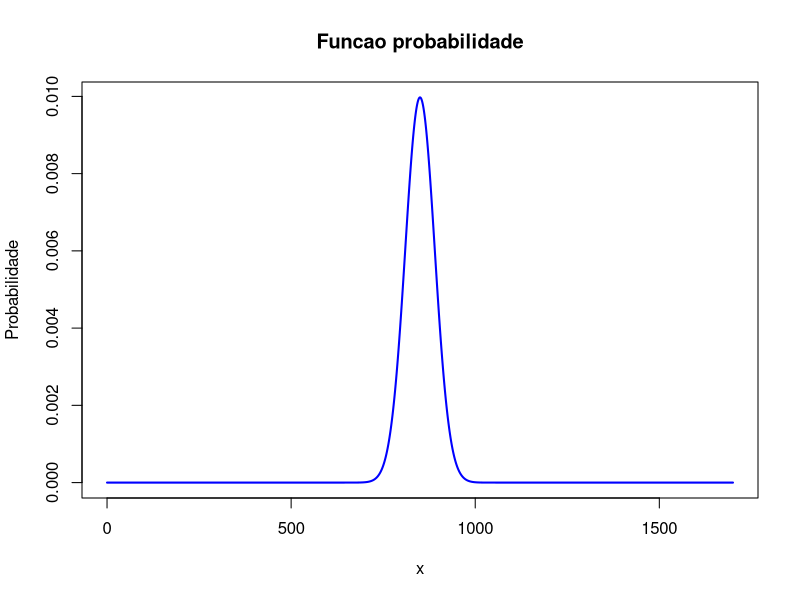
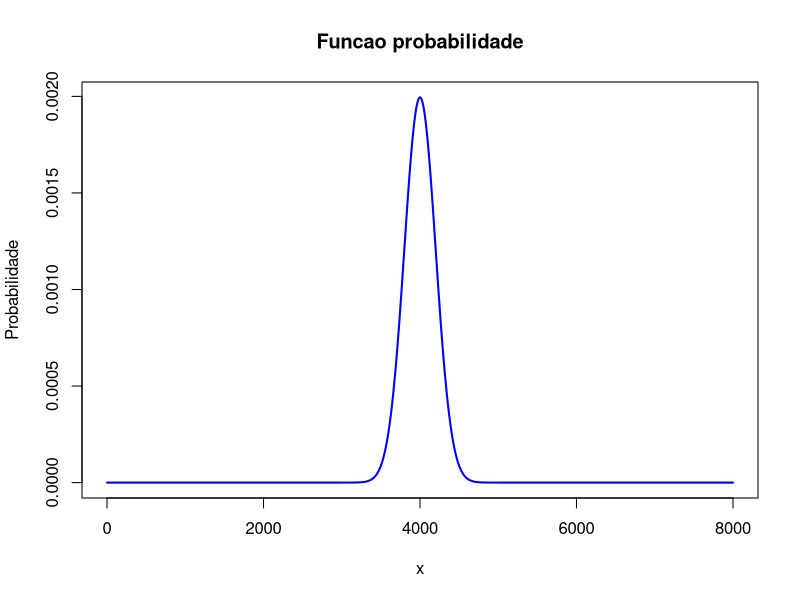
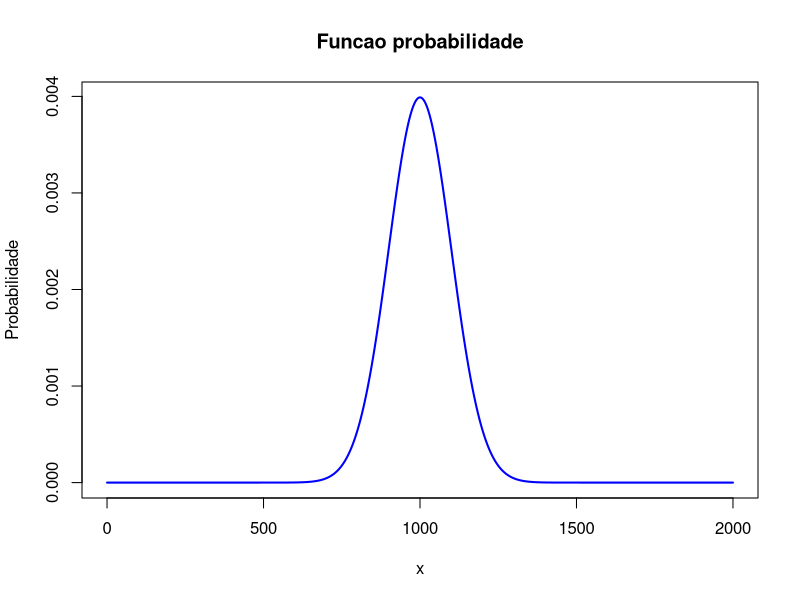

R code for these plots, in order:
# Funcoes uteis


z_func= function (media, desvio) {
  return (function(a) {
    (a - media) / desvio
  })
}


# Primeira Questão

a_1 = pbinom(5, size=40, prob=0.12) - pbinom(2, size=40, prob=0.12)

b_1 = pbinom(1, size=40, prob=0.12, lower.tail=FALSE)

c_1 = pbinom(3, size=40, prob=0.12)

d_1 = pbinom(1, size=40, prob=0.12)

e_1 = pbinom(0, size=40, prob=0.12, lower.tail=FALSE)

# Segunda Questão

a_2 = c()
for (i in 1:4) {a_2[i] = c(dbinom(i-1, size=3, prob=0.6))}

# Terceura Questão

a_3 = dpois(4, lambda=3)

b_3 = dpois(0, lambda=3)

c_3 = dpois(20, lambda=3*7)

# 4

a_4 = 15 * 0.75

b_4 = sqrt(15 * 0.75 * 0.25)

c_4 = dbinom(15, size=15, prob=0.75)

d_4 = dbinom(10, size=15, prob=0.75)

e_4 = pbinom(12, size=15, prob=0.75, lower.tail=FALSE)

# 5

z = z_func(850, 40)

aux_0 = z(1000)
aux_1 = z(700)
a_5 = pnorm(aux_0) - pnorm(aux_1)

aux_0 = z(800)
b_5 = pnorm(aux_0, lower.tail=FALSE)

aux_0 = z(750)
c_5 = pnorm(aux_0)

x = seq(0, 850*2, length=850*5)
y = dnorm(x, mean=850, sd=40)

# d
plot(x, y, type="l",
           lwd=2,
           col="blue",
           ylab="Probabilidade",
           main="Funcao probabilidade")

# 6

a_6 = dbinom(4, size=6, prob=0.5)

b_6 = pbinom(1, size=6, prob=0.5, lower.tail=FALSE)

c_6 = pbinom(3, size=6, prob=0.5)


# 7

a_7 = dbinom(4, size=30, prob=0.2)
b_7 = pbinom(2, size=30, prob=0.2, lower.tail=FALSE)

# 8

z = z_func(4000, 200)

aux_0 = z(4250)
aux_1 = z(3600)
a_8 = pnorm(aux_0) - pnorm(aux_1)

aux_0 = z(3400)
b_8 = pnorm(aux_0)

aux_0 = z(4636)
c_8 = pnorm(aux_0, lower.tail=FALSE)

# d

x = seq(0, 4000*2, length=4000*5)
y = dnorm(x, mean=4000, sd=200)

# d
plot(x, y, type="l",
     lwd=2,
     col="blue",
     ylab="Probabilidade",
     main="Funcao probabilidade")

# 9

a_9 = qnorm(0.04, 1000, 100)

x = seq(0, 1000*2, length=1000*5)
y = dnorm(x, mean=1000, sd=100)

# d
plot(x, y, type="l",
     lwd=2,
     col="blue",
     ylab="Probabilidade",
     main="Funcao probabilidade")

# 10

a_10 = pbinom(3, size=6, prob=0.2, lower.tail=FALSE)

# 11

a_11 = dbinom(3, size=1000, prob=0.001)

# 12

a_12 = dbinom(12, size=30, prob=0.5)

b_12 = pbinom(20, size=30, prob=0.5, lower.tail=FALSE)

# 13

aux_0 = c(0, 0.15, 0.5, 0.2, 0.15)
aux_1 = 0
a_13 = c()
for(i in 1:length(aux_0)) {
  aux_1 = aux_1 + aux_0[i]
  a_13[i] = c(qnorm(aux_1, 5, 0.9))
}

# Resposta da 13 -> Intervalos entre os valores de a_13

# 14

z = z_func(1000, 10)

a_14 = pnorm(z(990))

b_14 = pnorm(z(1020)) - pnorm(z(980))

aux_0 = pnorm(z(1002), lower.tail=FALSE)

c_14 = pbinom(4, size=10, prob=aux_0)

# 15

z = z_func(45, 20)

a_15 = pnorm(z(49), lower.tail=FALSE) + pnorm(z(29))
a_15 = a_15 * 50

